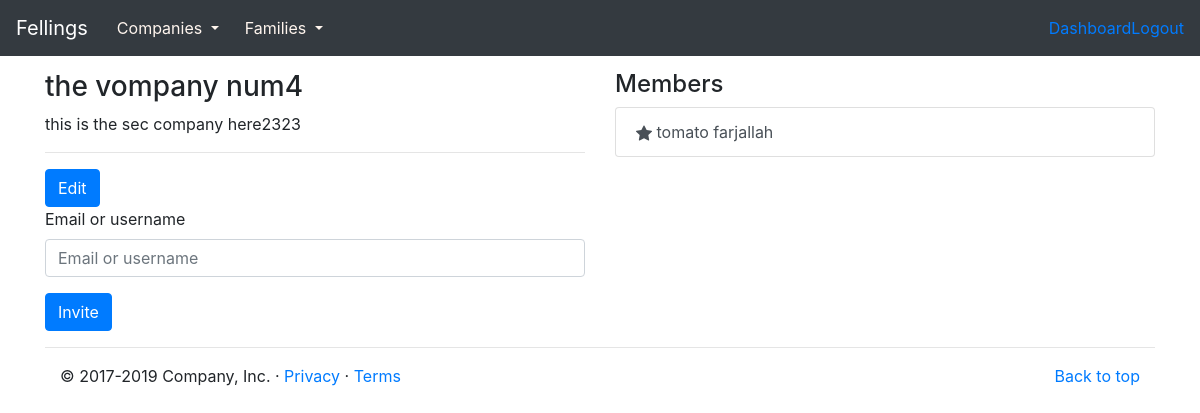
/groups/companies/detail/the-vompany-num2 (signed in), run on the app's committed database.
### groups/models.py (models this page shows, shortened)
class Group(models.Model):
    created_at = models.DateTimeField(default=timezone.now)
    created_by = models.ForeignKey(
        User, on_delete=models.CASCADE, related_name="%(class)s_created"
    )
    name = models.CharField(max_length=255)
    slug = AutoSlugField(populate_from="name", default="", unique=True)
    description = models.TextField(default="")
    class Meta:
        abstract = True

class Company(Group):
    members = models.ManyToManyField(User, related_name="companies")
    class Meta:
        verbose_name_plural = "companies"

### groups/views/company.py (the view, shortened to what this page needs)
# urls.py: path("detail/<slug:slug>", company.Detail.as_view(), name="detail-com"),
class Detail(LoginRequiredMixin, generic.FormView):
    form_class = forms.CompanyInviteForm
    headline = "Detail"
    template_name = "companies/detail.html"
    def get_object(self):
        self.object = self.request.user.companies.get(slug=self.kwargs.get("slug"))
        return self.object
    def get_context_data(self, **kwargs):
        context = super().get_context_data(**kwargs)
        context["object"] = self.get_object()
        return context

### groups/forms.py (shortened to what this page needs)
class CompanyInviteForm(forms.Form):
    email_or_username = forms.CharField(label="Email or username")

### groups/templates/companies/detail.html (shortened to what this page needs)
{% extends 'layout.html' %}
{% load bootstrap4 %}
{% block content %}
<div class="container pt">
    <div class="row">
        <div class="col-md-6">
            <h3>{{ object.name }}</h3>
            {{ object.description|linebreaks }}
            {% if user == object.created_by %}
            <hr>
            <a href="{% url 'groups:update-com' slug=object.slug %}" class="btn btn-primary">
                Edit</a>
            <form action="#" method="POST" role="form">
                {% bootstrap_field form.email_or_username layout='horizontal' %}
                <input type="submit" value="Invite" class="btn btn-primary">
            </form>
            {% endif %}
        </div>
        <div class="col-md-6">
            <h4>Members</h4>
            <div class="list-group">
                {% for member in object.members.all %}
                <a href="#" class="list-group-item list-group-item-action">
                    {{ member.get_full_name }}</a>
                {% endfor %}
            </div>
        </div>
    </div>
</div>
{% endblock %}

### assets/css/feelings.css (style rules this page uses)
.pt { padding-top: 20px; }
body { padding-top: 50px; }

### data on the page
Company: name "the vompany num4", description "this is the sec company here2323"

### other printed values
{{ member.get_full_name }} "tomato farjallah"
